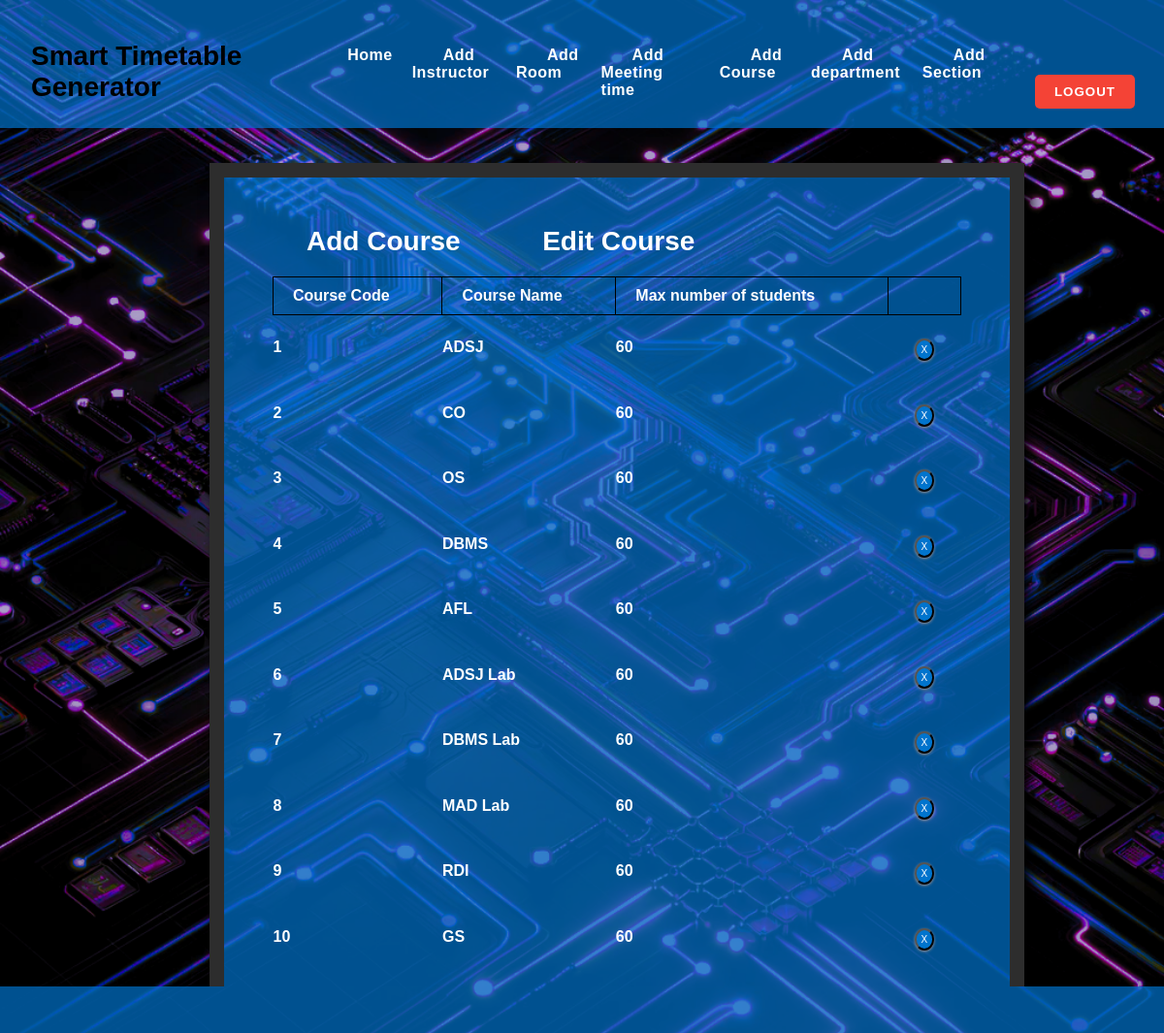
Page /course_list/ on the committed database.
### mm1/models.py (models this page shows, shortened)
class Course(models.Model):
    course_number = models.CharField(max_length=5, primary_key=True)
    course_name = models.CharField(max_length=40)
    credits = models.CharField(max_length=2)
    max_numb_students = models.CharField(max_length=65)
    instructors = models.ManyToManyField(Instructor)

### mm1/views.py (the view)
# urls.py: path('course_list/', views.course_list_view, name='editcourse'),
def course_list_view(request):
    context = {
        'courses': Course.objects.all()
    }
    return render(request, 'crslist.html', context)

### templates/crslist.html (shortened to what this page needs)
{% extends 'base.html' %}
{% block content %}
{% load static %}
<fieldset class="fieldset">
    <a href="{% url 'addcourse'%}"><h1 class="tablink" onclick="openPage('new')" id="defaultOpen">Add Course</h1></a>
    <h1 class="tablink" onclick="openPage('edit')" id="link_to_edit">Edit Course</h1>
    <div class="tabcontent" id="edit">
        <table class="table1">
            <thead>
            <tr class="table-headers">
            <th>Course Code</th>
            <th>Course Name</th>
            <th>Max number of students</th>
            <th  class="empty"></th>
            </tr>
            </thead>
            <tbody>
            {% for crs in courses %}
            <tr>
             <td>{{crs.course_number}}</td>
             <td>{{crs.course_name}}</td>
             <td>{{crs.max_numb_students}}</td>
             <td class="empty">
                <form action="{% url 'deletecourse' crs.course_number %}" method="post">
                        <input type="submit" value="X" class="cross">
                </form>
             </td>
             </tr>
            {% endfor %}
            </tbody>
        </table>
    </div>
</fieldset>
{% endblock %}

### static/CSS/style.css (style rules this page uses)
body { color: white; margin: 0; font-family: Arial, sans-serif; background-image: url('/static/images/bg4.png'); background-size: cover; background-repeat: no-repeat; background-attachment: fixed; }
* { margin: 0; padding: 0; box-sizing: border-box; font-family: sans-serif; }
html { scroll-behavior: smooth; }
a { text-decoration:none; }
form { margin-top: 6%; margin-left: auto; margin-right: auto; width: fit-content; padding: 20px; display: block; }
fieldset h1 { color: #ffffff; padding-bottom: 20px; margin-left: 35px; display: inline-block; cursor: pointer; font-size: 28px; }
fieldset input { padding:8px; color: #938c8c }
.tabcontent { color: #000; font-weight: bold; }
.table1 th { color: #ffffff; }
.table1 td { color: white !important; }
.table2 td, th { border: 1px solid rgb(0, 0, 0); padding: 10px 20px; color: #000; font-weight: bold; }
.table1 { width: 100%; border-collapse: collapse; text-align: left; overflow: hidden; }
.table1 td, th { color: #000; }
.table-headers { color: #000; }
.cross { border-radius: 50%; font-size:10px; box-shadow: 0px 1px 3px 0px #9e9292; padding: 4px 5px; color: #fff; background-color: rgb(0, 116, 205);; cursor: pointer; }
#link_to_edit { padding-left: 45px; }
.fieldset { margin-top: 3%; margin-left: 18%; margin-right: 12%; padding: 50px; border-width: 15px; border-style: solid; border-color: #2d2d2d; box-shadow: 6px 13px 13px 0px black; background-color: rgba(0, 116, 205, 0.7); }

### rows in the picture
Course: course_number "1", course_name "ADSJ", max_numb_students "60"
Course: course_number "2", course_name "CO", max_numb_students "60"
Course: course_number "3", course_name "OS", max_numb_students "60"
Course: course_number "4", course_name "DBMS", max_numb_students "60"
Course: course_number "5", course_name "AFL", max_numb_students "60"
Course: course_number "6", course_name "ADSJ Lab", max_numb_students "60"
Course: course_number "7", course_name "DBMS Lab", max_numb_students "60"
Course: course_number "8", course_name "MAD Lab", max_numb_students "60"
Course: course_number "9", course_name "RDI", max_numb_students "60"
Course: course_number "10", course_name "GS", max_numb_students "60"
